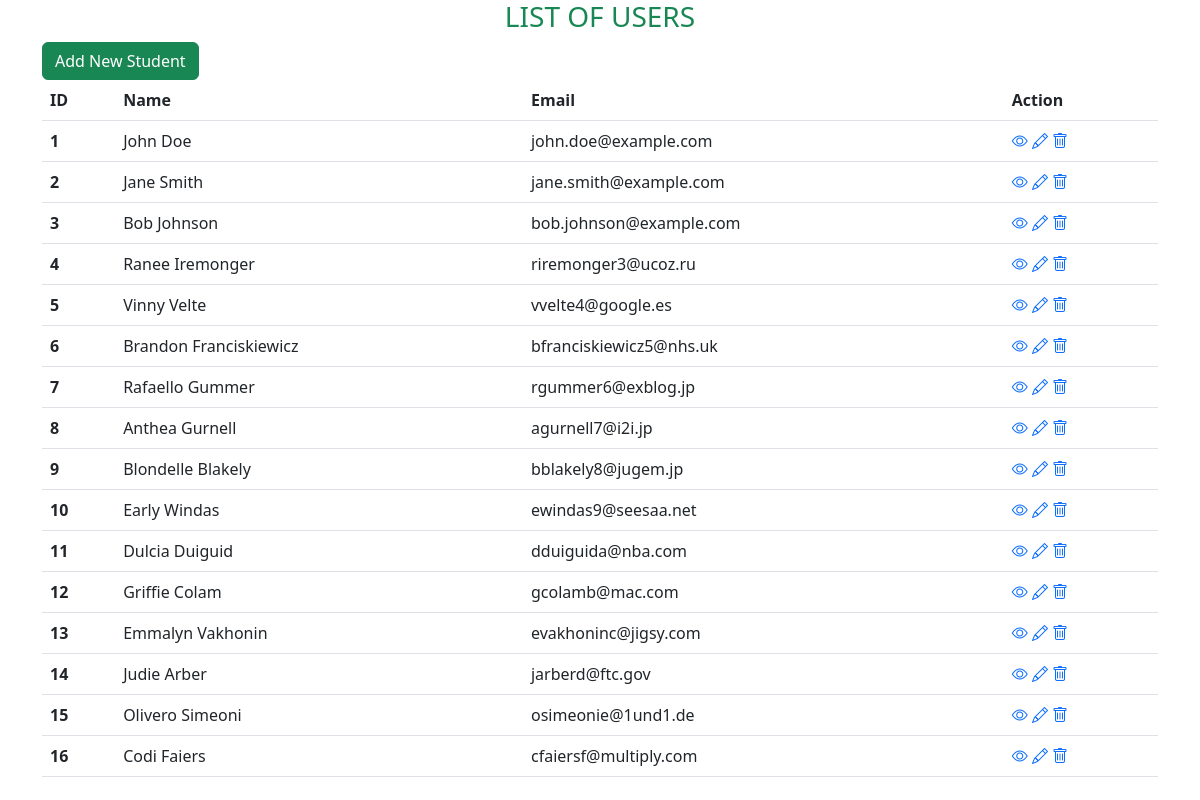
The page / on the database its author committed.
### tables this page shows
CREATE TABLE `users` (
  `id` int(11) NOT NULL,
  `name` varchar(255) NOT NULL,
  `email` varchar(255) NOT NULL,
  `password` varchar(255) NOT NULL,
  `created_at` timestamp NOT NULL DEFAULT current_timestamp(),
  `updated_at` timestamp NOT NULL DEFAULT current_timestamp() ON UPDATE current_timestamp()
);

### app/controllers/HomeController.php (called while the page is built)
<?php
require_once APP_ROOT.'/app/services/studentServices.php';
class HomeController{
    public function index(){
        $userService = new UserService();
        $users = $userService->getAllUsers();
        include APP_ROOT.'/app/views/index/student_view.php';
    }
}

### public/index.php (called while the page is built, shortened)
<?php
$action = isset($_GET['action']) ? $_GET['action'] : 'index';
$myObj = new $controller();
$myObj->$action();

### app/services/studentServices.php (called while the page is built)
<?php
require_once APP_ROOT.'/app/models/student_model.php';
class UserService{
    public function getAllUsers(){
        $dbConnection = new DBConnection();
        $conn = $dbConnection->getConnection();
        if ($conn != null){
            $sql = "SELECT * FROM users";
            $stmt = $conn->query($sql);
            $users = [];
            while ($row = $stmt->fetch()){
                $user = new User($row['id'], $row['name'], $row['email']);
                $users[] = $user;
            }
            return $users;
        }
    }
}

### app/models/student_model.php (called while the page is built, shortened)
<?php
class User{
    private $id;
    private $fullname;
    private $email;
    public function __construct($id, $fullname, $email){
        $this->id = $id;
        $this->fullname = $fullname;
        $this->email = $email;
    }
    public function getId(){
        return $this->id;
    }
    public function getFullname(){
        return $this->fullname;
    }
    public function getEmail(){
        return $this->email;
    }
}

### app/views/index/student_view.php (the view, shortened to what this page needs)
<!DOCTYPE html>
<html lang="en">
<head>
    <link href="https://cdn.jsdelivr.net/npm/bootstrap@5.3.0-alpha3/dist/css/bootstrap.min.css" rel="stylesheet"
>
    <link rel="stylesheet" href="https://cdn.jsdelivr.net/npm/bootstrap-icons@1.10.5/font/bootstrap-icons.css">
</head>
<body>
    <div class="container">
        <div >
            <h3 class = "text-center text-uppercase text-success">List Of Users </h3>
            <a href="<?=DOMAIN.'app/views/students/addstudent.php'?>" class="btn btn-success">Add New Student</a>
        </div>
        <table class="table">
            <thead>
                <tr>
                    <th scope="col">ID</th>
                    <th scope="col">Name</th>
                    <th scope="col">Email</th>
                    <th scope="col">Action</th>
                </tr>
            </thead>
            <tbody>
                <?php
                foreach ($users as $user) {
                    ?>
                    <tr>
                        <th scope="row"><?= $user->getId() ?></th>
                        <td><?= $user->getFullname() ?></td>
                        <td><?= $user->getEmail() ?></td>
                        <td>
                        <a href="<?=DOMAIN.'app/views/students/viewStudent.php?id='.$user->getId()?>"><i class="bi bi-eye"></i></a>
                        <a href="<?=DOMAIN.'app/views/students/editstudent.php?id='.$user->getId()?>"><i class="bi bi-pencil"></i></a>
                        <a href="<?=DOMAIN.'app/views/students/removestudent.php?id='.$user->getId()?>"><i class="bi bi-trash"></i></a>
                        </td>
                    </tr>
                    <?php
                }
                ?>
            </tbody>
        </table>
    </div>
</body>
</html>

### rows shown on the page
users: id "1", name "John Doe", email "john.doe@example.com"
users: id "2", name "Jane Smith", email "jane.smith@example.com"
users: id "3", name "Bob Johnson", email "bob.johnson@example.com"
users: id "4", name "Ranee Iremonger", email "riremonger3@ucoz.ru"
users: id "5", name "Vinny Velte", email "vvelte4@google.es"
users: id "6", name "Brandon Franciskiewicz", email "bfranciskiewicz5@nhs.uk"
users: id "7", name "Rafaello Gummer", email "rgummer6@exblog.jp"
users: id "8", name "Anthea Gurnell", email "agurnell7@i2i.jp"
users: id "9", name "Blondelle Blakely", email "bblakely8@jugem.jp"
users: id "10", name "Early Windas", email "ewindas9@seesaa.net"
users: id "11", name "Dulcia Duiguid", email "dduiguida@nba.com"
users: id "12", name "Griffie Colam", email "gcolamb@mac.com"
users: id "13", name "Emmalyn Vakhonin", email "evakhoninc@jigsy.com"
users: id "14", name "Judie Arber", email "jarberd@ftc.gov"
users: id "15", name "Olivero Simeoni", email "osimeonie@1und1.de"
users: id "16", name "Codi Faiers", email "cfaiersf@multiply.com"
